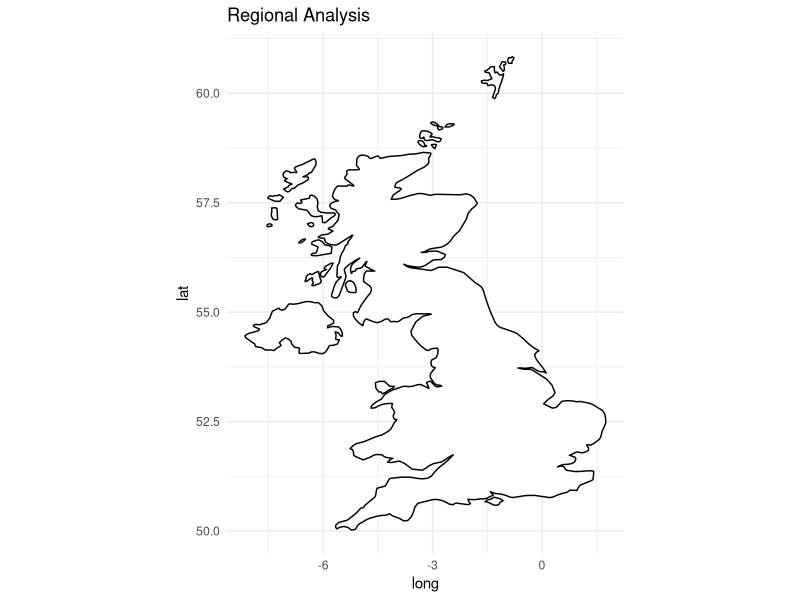
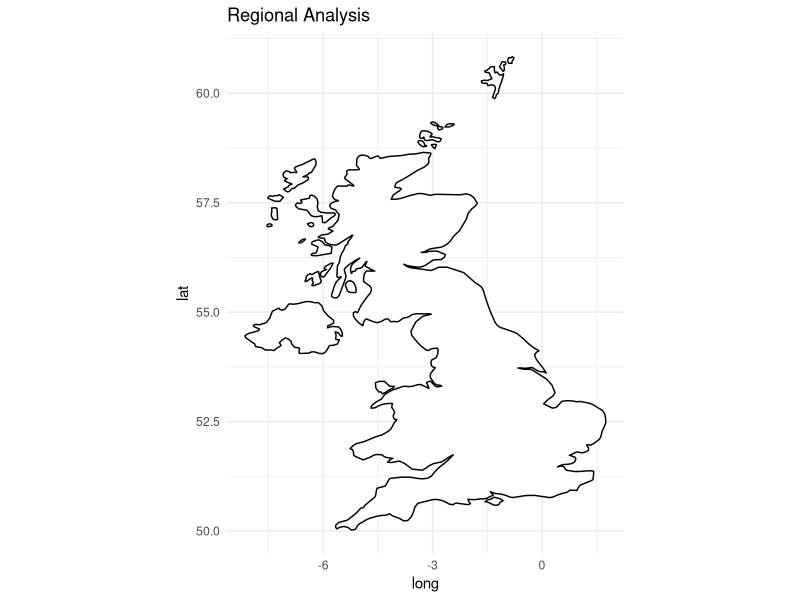

Reproduce these figures in R, in order.
install.packages(c("maps", "ggplot2"))
library(maps)
library(ggplot2)

# Load UK map data
uk_map <- map_data("world", region = "UK")

# Create a ggplot object and add the map layer
ggplot(uk_map, aes(x = long, y = lat, group = group)) +
  geom_polygon(fill = "white", color = "black") +
  coord_fixed(ratio = 1.2) +  # Adjust ratio for better appearance
  theme_minimal() +
  ggtitle("Regional Analysis")

ggsave("cover.png")
